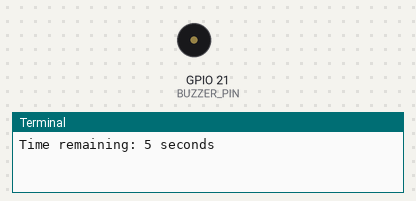
A program run on a simulated Raspberry Pi (BCM pin numbers). On the bench: buzzer (waves = sounding, pin HIGH), the last lines printed to the terminal. At 10.0 s the program stops and its outputs stay as they are.

Above: at 0.1 s.
At 5.1 s:
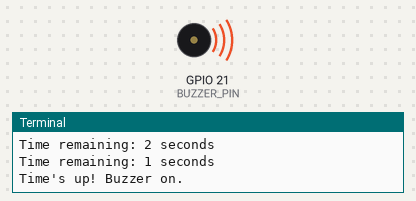
Timing chart, 0 to 11.5 s (numbered marks = the images above):
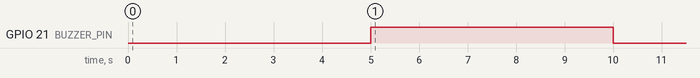

The program:

_11_Buzzer_CountdownTimer.py
```python
# Program to create Countdown Timer Buzzer
import RPi.GPIO as GPIO
import time

GPIO.setwarnings(False)
GPIO.setmode(GPIO.BCM)
BUZZER_PIN = 21
GPIO.setup(BUZZER_PIN, GPIO.OUT)

def countdown_timer(seconds):
    for i in range(seconds, 0, -1):
        print(f"Time remaining: {i} seconds")
        time.sleep(1)
    print("Time's up! Buzzer on.")
    GPIO.output(BUZZER_PIN, True)
    time.sleep(5)
    GPIO.output(BUZZER_PIN, False)

if __name__ == "__main__":
    try:
        countdown_seconds = 5
        countdown_timer(countdown_seconds)
    except KeyboardInterrupt:
        print("Program interrupted")
    finally:
        GPIO.cleanup()
        print("GPIO cleaned up")
```

Measured:
- by itself, GPIO 21 (BUZZER_PIN): LOW → HIGH at 5.0 s, → LOW 5.0 s later
